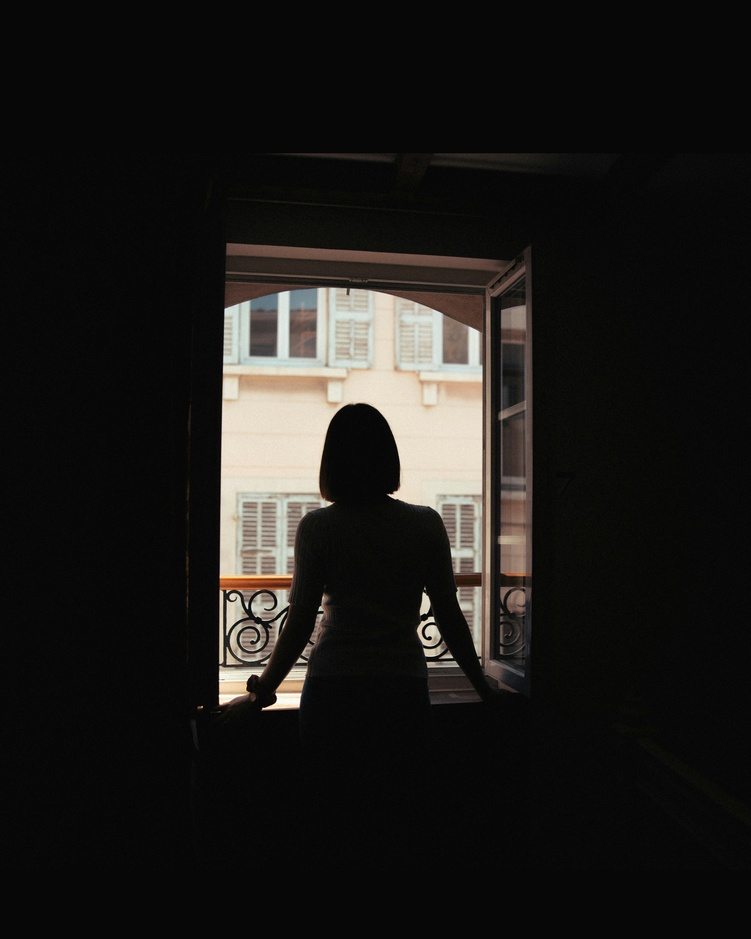
#> input picture images/woman_standing_in_front_of_an_open_door.jpg, 751 x 939 px, shrunk from 4693 x 5867 before the run
$ python q4.py
#> lines starting #> are read from the running program, lines starting #| are printed output that depends on the picture; after the words box and inside, x2 and y2 are one past the last pixel; in counts of white or black regions, pixels touching at a corner belong together
import cv2
import numpy as np
import matplotlib.pyplot as plt
import os

# --- Create/Check results folder ---
output_folder = 'results'
if not os.path.exists(output_folder):
    os.makedirs(output_folder)

def masked_histogram_equalization(img, mask):
    """
    Applies histogram equalization ONLY to the regions of the image where mask == 255.
    """
    # 1. Extract only the foreground pixels using the mask
    foreground_pixels = img[mask == 255]

    # 2. Calculate the histogram of ONLY the foreground pixels
    hist = np.bincount(foreground_pixels, minlength=256)

    # 3. Calculate PDF and CDF
    pdf = hist / len(foreground_pixels)
    cdf = np.cumsum(pdf)

    # 4. Create the mapping transformation (Multiply CDF by 255 and round)
    transform_map = np.round(cdf * 255).astype(np.uint8)

    # 5. Apply the mapping to a copy of the original image
    equalized_img = img.copy()

    # Replace the masked pixels with their new equalized values
    equalized_img[mask == 255] = transform_map[img[mask == 255]]

    return equalized_img

# --- Load the Image ---
img_path = 'images/woman_standing_in_front_of_an_open_door.jpg'
img = cv2.imread(img_path, cv2.IMREAD_GRAYSCALE)
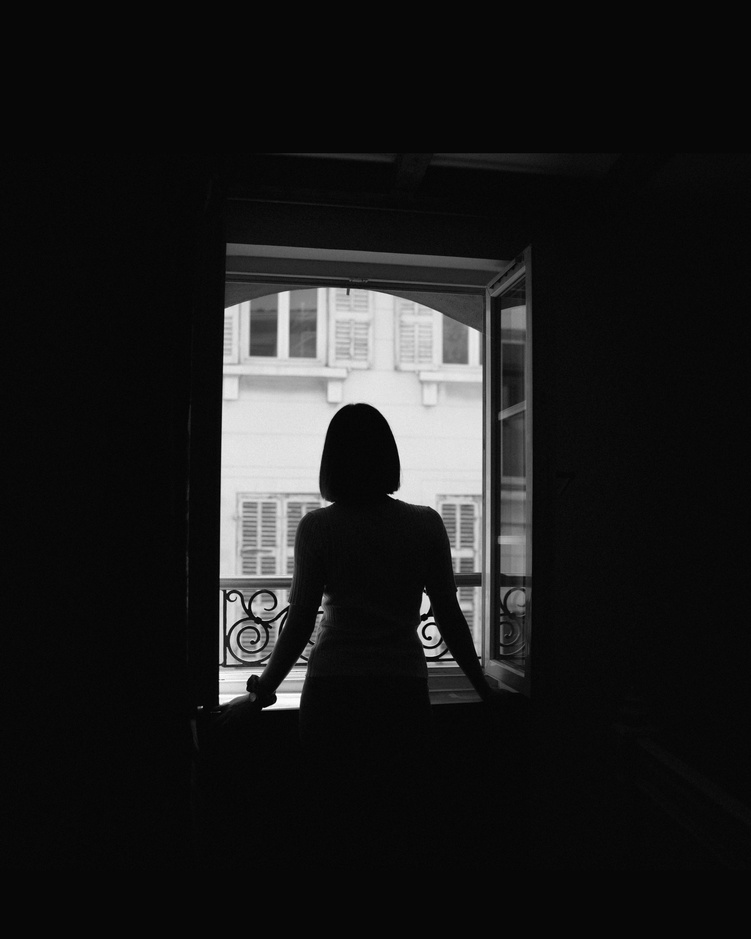
#> img: shape (939, 751); min 0, max 255, mean 27.6

if img is None:
    print(f"Error: Could not load {img_path}. Check the filename!")
else:
    # --- (a) Otsu Thresholding ---
    thresh_val, mask_inv = cv2.threshold(img, 0, 255, cv2.THRESH_BINARY_INV + cv2.THRESH_OTSU)
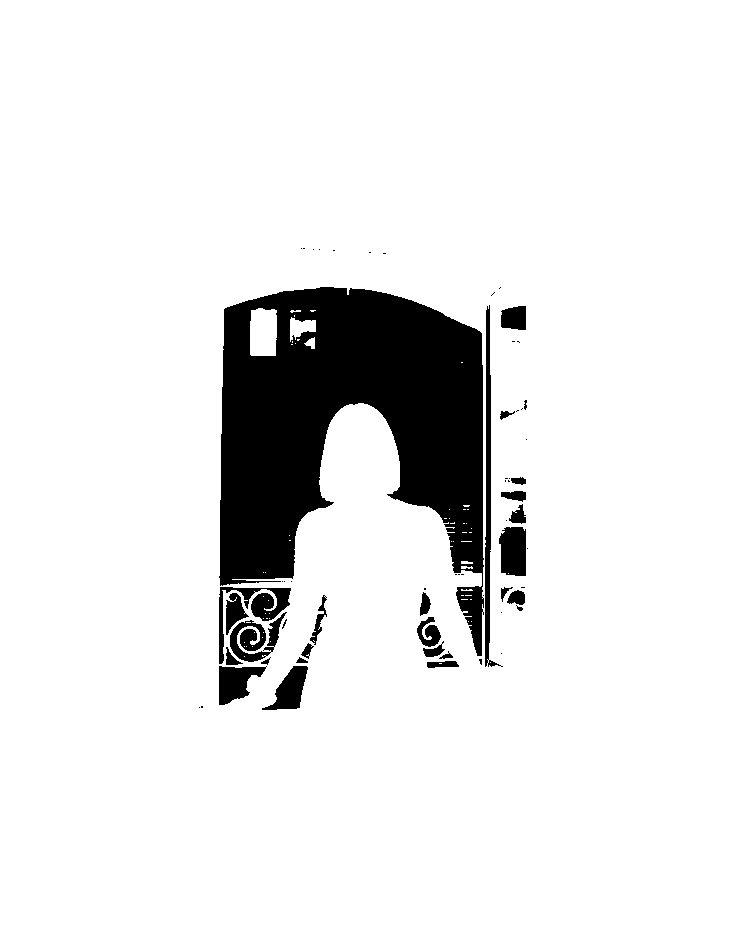
#> mask_inv: shape (939, 751); 90.7% white; 62 black regions (35 under 20 px), largest, box (x1, y1, x2, y2) and area: (219, 287, 484, 656) 54243, (485, 305, 503, 667) 1746, (219, 587, 291, 664) 1398
#> thresh_val = 101

    print(f"(a)The calculated Otsu threshold value is: {thresh_val}")
#| (a)The calculated Otsu threshold value is: 101.0

    # --- (b) Histogram Equalization for the Foreground ---
    # Apply our custom masked equalization function
    eq_img = masked_histogram_equalization(img, mask_inv)
#> in masked_histogram_equalization, `hist = np.bincount(foreground_pixels, minlength=256)`: hist = 256 values, max 272122 at index 7, min 0 at index 102, mean 2499.2
#> in masked_histogram_equalization, `pdf = hist / len(foreground_pixels)`: pdf = 256 values, max 0.425 at index 7, min 0 at index 102, mean 0.00391
#> in masked_histogram_equalization, `cdf = np.cumsum(pdf)`: cdf = 256 values from 7.97e-05 to 1
#> in masked_histogram_equalization, `transform_map = np.round(cdf * 255).astype(np.uint8)`: transform_map = 256 values from 0 to 255
#> in masked_histogram_equalization, `equalized_img[mask == 255] = transform_map[img[mask == 255]]`:
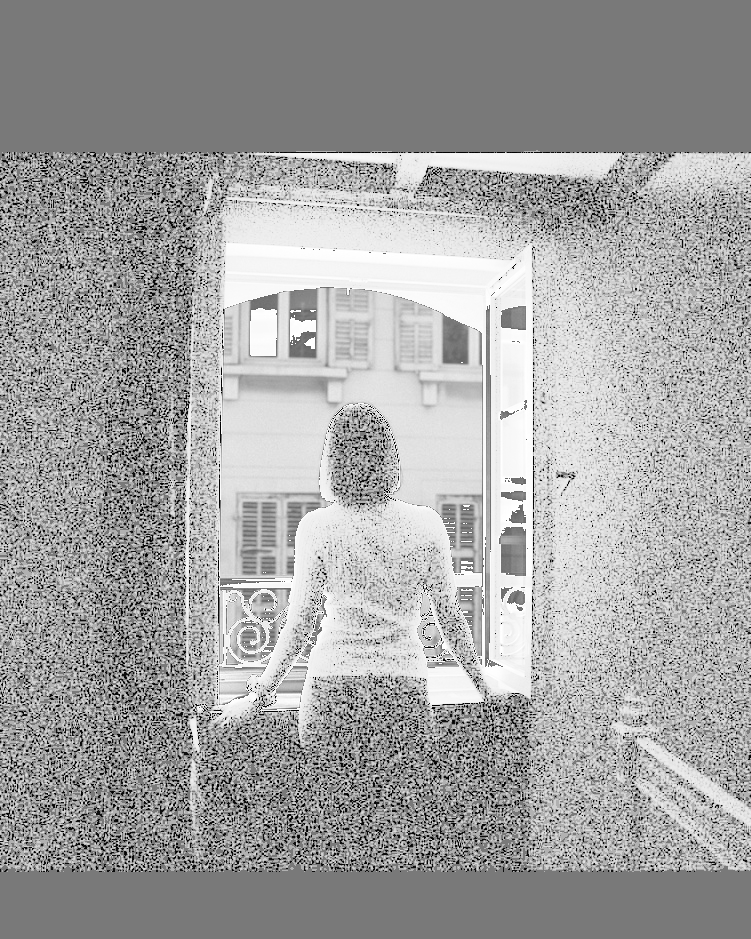
#> equalized_img: shape (939, 751); min 0, max 255, mean 162.1


    # --- Save the results ---
    cv2.imwrite(os.path.join(output_folder, 'q4_otsu_mask.jpg'), mask_inv)
    cv2.imwrite(os.path.join(output_folder, 'q4_masked_equalization.jpg'), eq_img)
    print(f"Images saved to '{output_folder}' folder.")

    # --- Plot the Results ---
    plt.figure(figsize=(15, 5))

    # 1. Original Grayscale
    plt.subplot(1, 3, 1)
    plt.imshow(img, cmap='gray', vmin=0, vmax=255)
    plt.title('Original Grayscale Image')
    plt.axis('off')

    # 2. Otsu Mask
    plt.subplot(1, 3, 2)
    plt.imshow(mask_inv, cmap='gray', vmin=0, vmax=255)
    plt.title(f'Otsu Mask (Foreground)\nThreshold: {thresh_val}')
    plt.axis('off')

    # 3. Equalized Foreground
    plt.subplot(1, 3, 3)
    plt.imshow(eq_img, cmap='gray', vmin=0, vmax=255)
    plt.title('Masked Histogram Equalization\n(Background Preserved)')
    plt.axis('off')

    plt.tight_layout()

    # Save the plot
    grid_save_path = os.path.join(output_folder, 'q4_otsu_eq_plot.png')
    plt.savefig(grid_save_path)
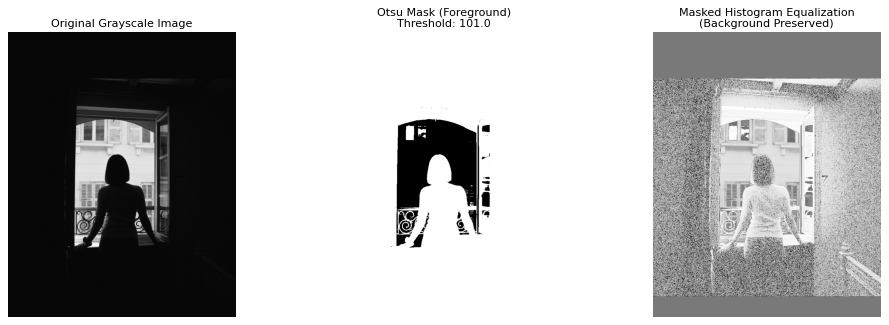
#> figure drawn by matplotlib, 3 panels

    # Show the plot window
    plt.show()

$ run again, with images/highlights_and_shadows.jpg copied over images/woman_standing_in_front_of_an_open_door.jpg
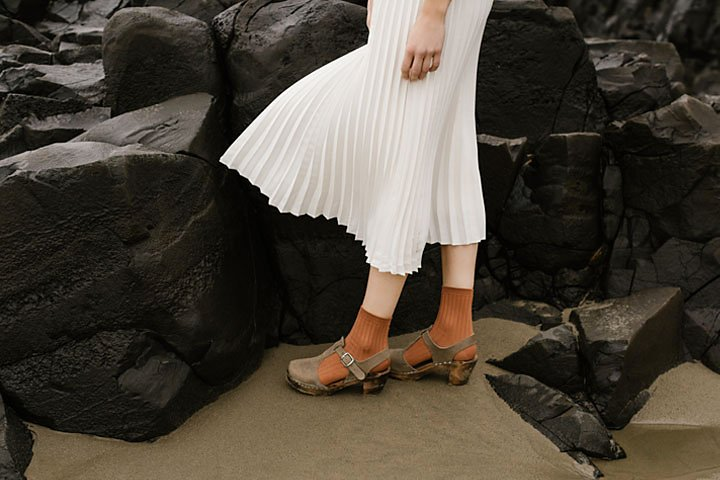
#> input picture images/highlights_and_shadows.jpg, 720 x 480 px
#> `thresh_val, mask_inv = cv2.threshold(img, 0, 255, cv2.THRESH_BINARY_IN..`:
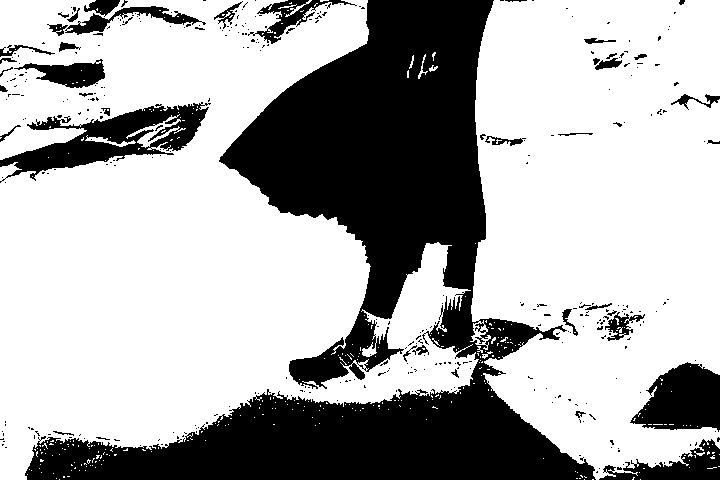
#> mask_inv: shape (480, 720); 67.9% white; 355 black regions (315 under 20 px), largest, box (x1, y1, x2, y2) and area: (25, 0, 596, 480) 90453, (0, 102, 211, 183) 6289, (630, 362, 720, 432) 4310
#> thresh_val = 91
#| (a)The calculated Otsu threshold value is: 91.0
#> hist = 256 values, max 7409 at index 18, min 0 at index 92, mean 916.2
#> pdf = 256 values, max 0.0316 at index 18, min 0 at index 92, mean 0.00391
#> cdf = 256 values from 0.00439 to 1
#> transform_map = 256 values from 1 to 255
#> `plt.savefig(grid_save_path)`:
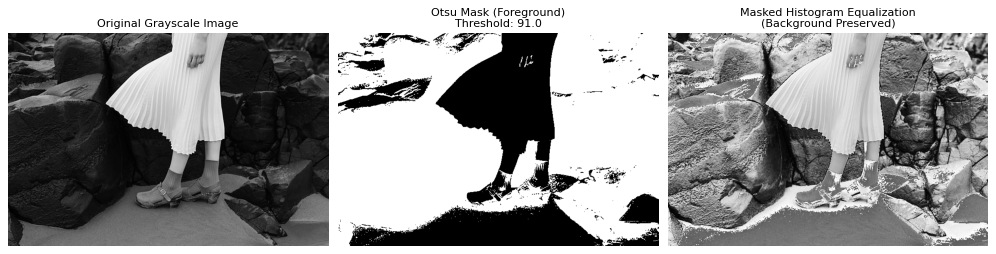
#> figure drawn by matplotlib, 3 panels
